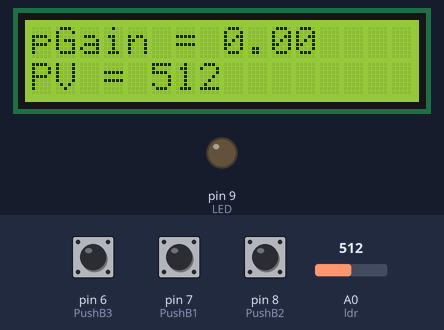
A sketch run on a simulated Arduino Uno, built with avr-gcc and run on an emulated ATmega328P. Parts: 16×2 character LCD, output pins drawn as LEDs (lit = HIGH). Inputs (shaded band) come from the test bench; at power-on: pin 6 (PushB3) HIGH, pin 8 (PushB2) HIGH, A0 (ldr) = 512, pin 7 (PushB1) HIGH. What the sketch prints to the serial monitor is not drawn.

Above: at 1.2 s.
1.3 s: pin 6 (PushB3) pulled LOW for 0.15 s
At 1.9 s:
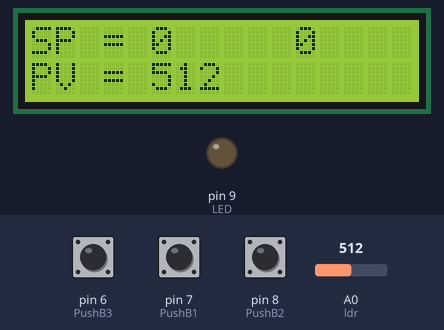
2.9 s: pin 6 (PushB3) pulled LOW for 1 s
At 3.6 s:
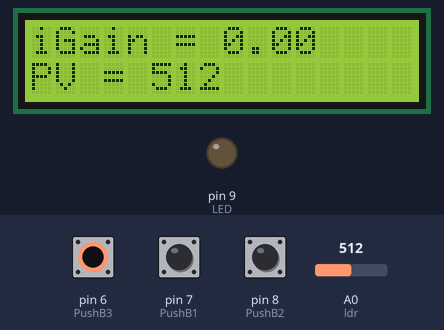
5.4 s: pin 8 (PushB2) pulled LOW for 0.15 s
At 6.5 s:
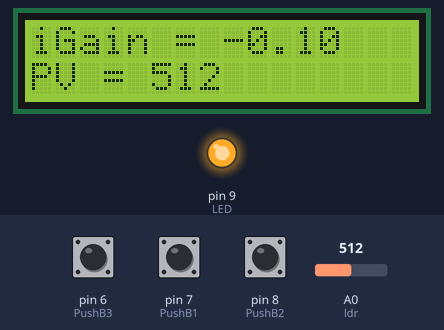
8.2 s: A0 (ldr) set to 1023
At 9.1 s:
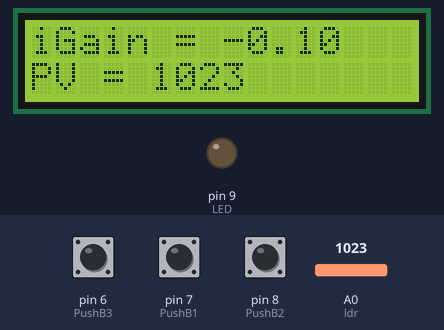
11.2 s: A0 (ldr) set to 122
At 12.1 s:
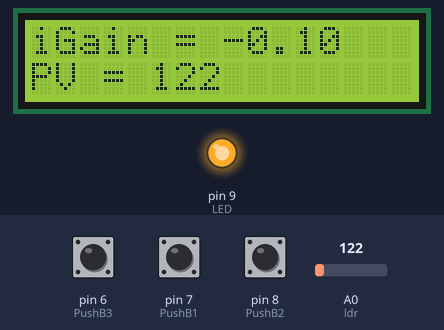
12.8 s: pin 6 (PushB3) pulled LOW for 0.15 s
At 13.3 s:
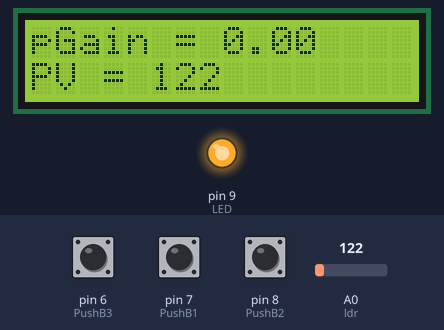
Timing chart, 0 to 38.9 s (numbered marks = the images above; inputs shaded):
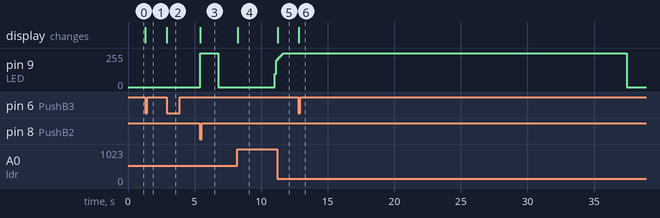

The sketch:

PI_CONTROL2.ino
```cpp
// include the library code:
#include <LiquidCrystal.h>

// initialize the library with the numbers of the interface pins
LiquidCrystal lcd(12, 11, 5, 4, 3, 2);

/*INPUT/Button settings*/
const int PushB1 = 7;
const int PushB2 = 8;
const int PushB3 = 6;

int LastState1;
int LastState2;
int LastState3;

int CurrentState1;
int CurrentState2;
int CurrentState3;

int LED =9;
int ldr = A0;

/*Variable settings*/
int PV = 0;
int CO = 0;
int SetP = 0;
int Error = 0;
float pGain = 0.0;
float iGain = 0.0;
int Iaction;
int ScreenNumber;
int unsigned long previousMillis = 0;
const long interval = 100;
unsigned long currentMillis;

void setup() {
  // put your setup code here, to run once:
Serial.begin(9600);
lcd.begin(16,2);
pinMode(PushB1, INPUT_PULLUP);
pinMode(PushB2, INPUT_PULLUP);
pinMode(PushB3, INPUT_PULLUP);
pinMode(LED, OUTPUT);
}

void loop() {
  // put your main code here, to run repeatedly:

PV = analogRead(ldr);
currentMillis = millis();


if (currentMillis - previousMillis >= interval) {

  previousMillis = currentMillis;
  Error = SetP - PV;
  Iaction = (Iaction + Error);
  CO = (pGain * Error)+(iGain*Iaction);


if (CO >= 255)
{CO = 255;}

if (CO < 0){
CO = 0;
}


analogWrite(LED, CO);


  }


Serial.print("SP: ");
Serial.print(SetP);
Serial.print("\t");
Serial.print("PV: ");
Serial.print(PV);
Serial.print("\t");
Serial.print("SSE: ");
Serial.print(Error);
Serial.println();

/*PUSH BUTTON UP SETTINGS*/

LastState1 = CurrentState1;
CurrentState1 = digitalRead(PushB1);
 if (LastState1 == 1 && CurrentState1 == 0){
   if(ScreenNumber == 2){
    iGain = iGain + 0.1;
   }
   if(ScreenNumber == 1){
    SetP = SetP + 50;
   }
   if(ScreenNumber == 0){
    pGain = pGain + 0.1;
   }
 }

/*PUSH BUTTON DOWN SETTINGS*/

LastState2 = CurrentState2;
CurrentState2 = digitalRead(PushB2);
 if (LastState2 == 1 && CurrentState2 == 0){
   if(ScreenNumber == 2){
    iGain = iGain - 0.1;
   }
   if(ScreenNumber == 1){
    SetP = SetP - 50;
   }
   if(ScreenNumber == 0){
    pGain = pGain - 0.1;
   }
 }

/*PUSH BUTTON CHANGE PAGE SETTINGS*/

LastState3 = CurrentState3;
CurrentState3 = digitalRead(PushB3);
 if (LastState3 == 1 && CurrentState3 == 0){
  ScreenNumber = ScreenNumber + 1;
  if(ScreenNumber > 2){
    ScreenNumber = 0;
  }
 }


  switch(ScreenNumber){
    case 0:
  lcd.setCursor(0, 1);
  lcd.print("PV = ");
  lcd.print(PV);
  lcd.print(" ");
  lcd.setCursor(0, 0);
  lcd.print("pGain = ");
  lcd.print(pGain);
  lcd.print(" ");
    break;
    case 1:
     lcd.setCursor(0, 1);
  lcd.print("PV = ");
  lcd.print(PV);
  lcd.print(" ");
  lcd.setCursor(0, 0);
  lcd.print("SP = ");
  lcd.print(SetP);
  lcd.print("     ");
     break;
     case 2:
      lcd.setCursor(0, 1);
  lcd.print("PV = ");
  lcd.print(PV);
  lcd.print(" ");
  lcd.setCursor(0, 0);
  lcd.print("iGain = ");
  lcd.print(iGain);
  lcd.print("     ");
  default:
  break;
  }
}
```

Measured:
- after the input at 1.3 s, the display: changes at once (image 1)
- after the input at 2.9 s, the display: changes at once (image 2)
- after the input at 5.4 s, pin 9 (LED): 0/255 → 255/255 at once, → 0/255 1.4 s later; the display: changes at once (image 3)
- after the input at 8.2 s, pin 9 (LED): 0/255 → 99/255 after 2.8 s, → 202/255 0.11 s later; the display: changes at once (image 4)
- after the input at 11.2 s, the display: changes after 0.06 s (image 5)
- after the input at 12.8 s, the display: changes at once (image 6)
